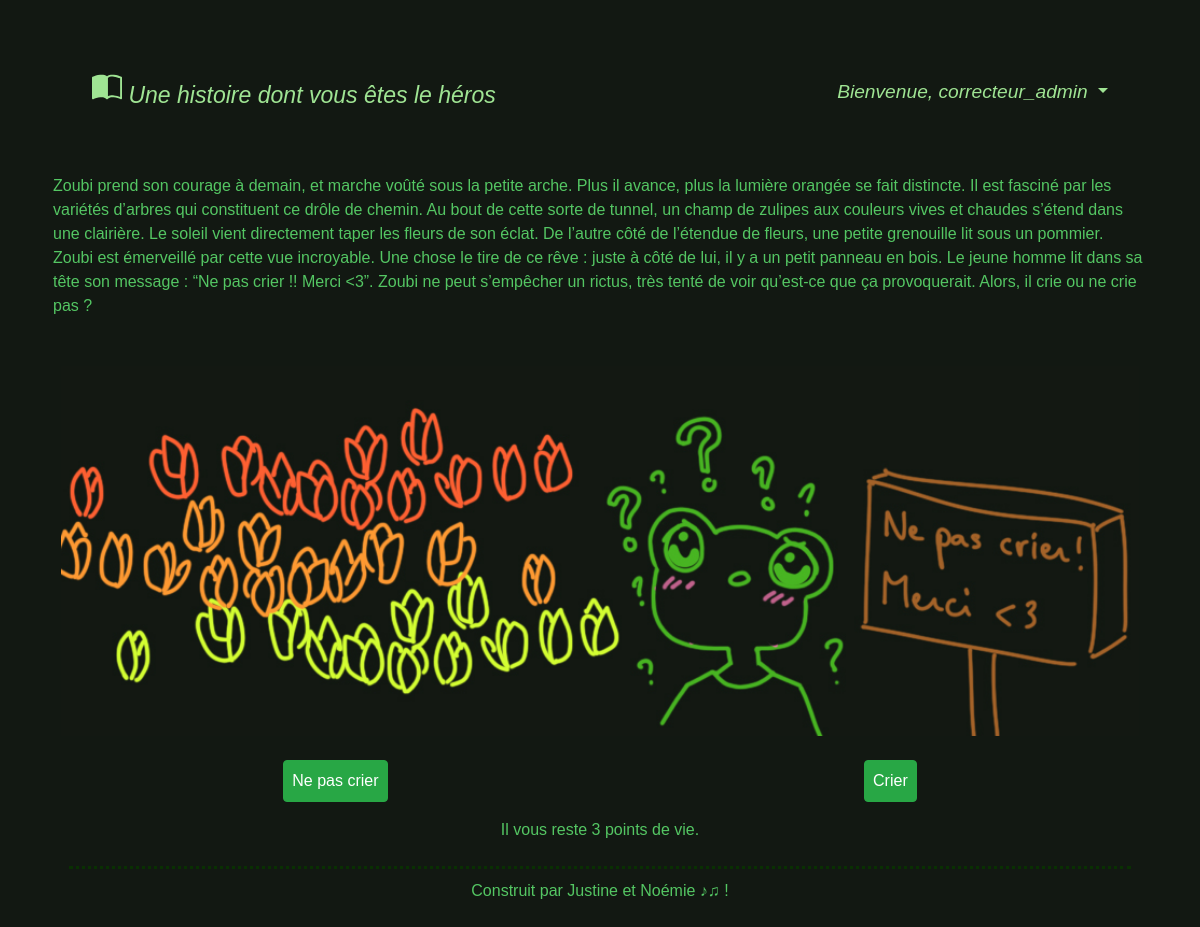
Page /php/jeu.php?id=13 (signed in) on the earlier database version.
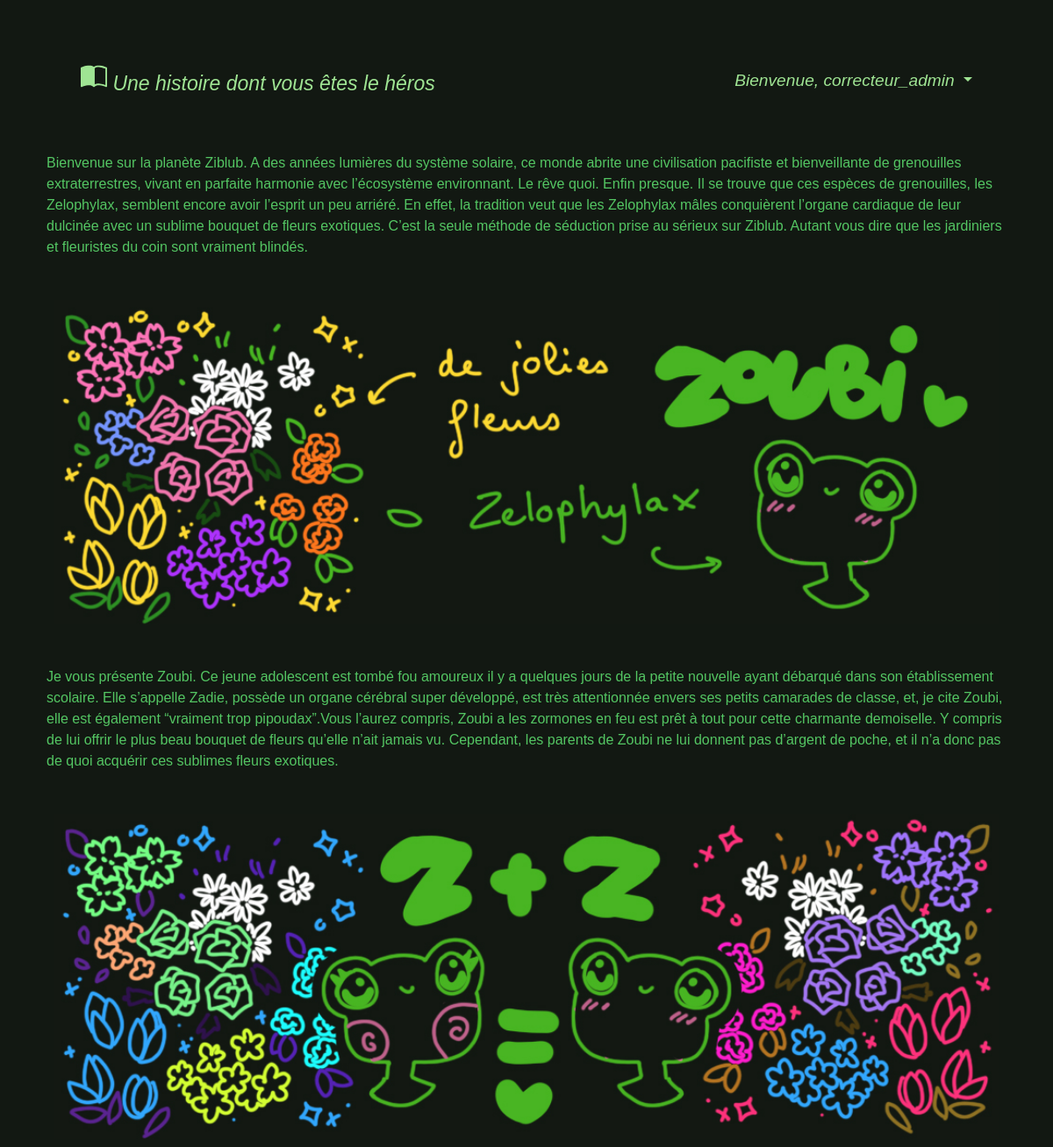
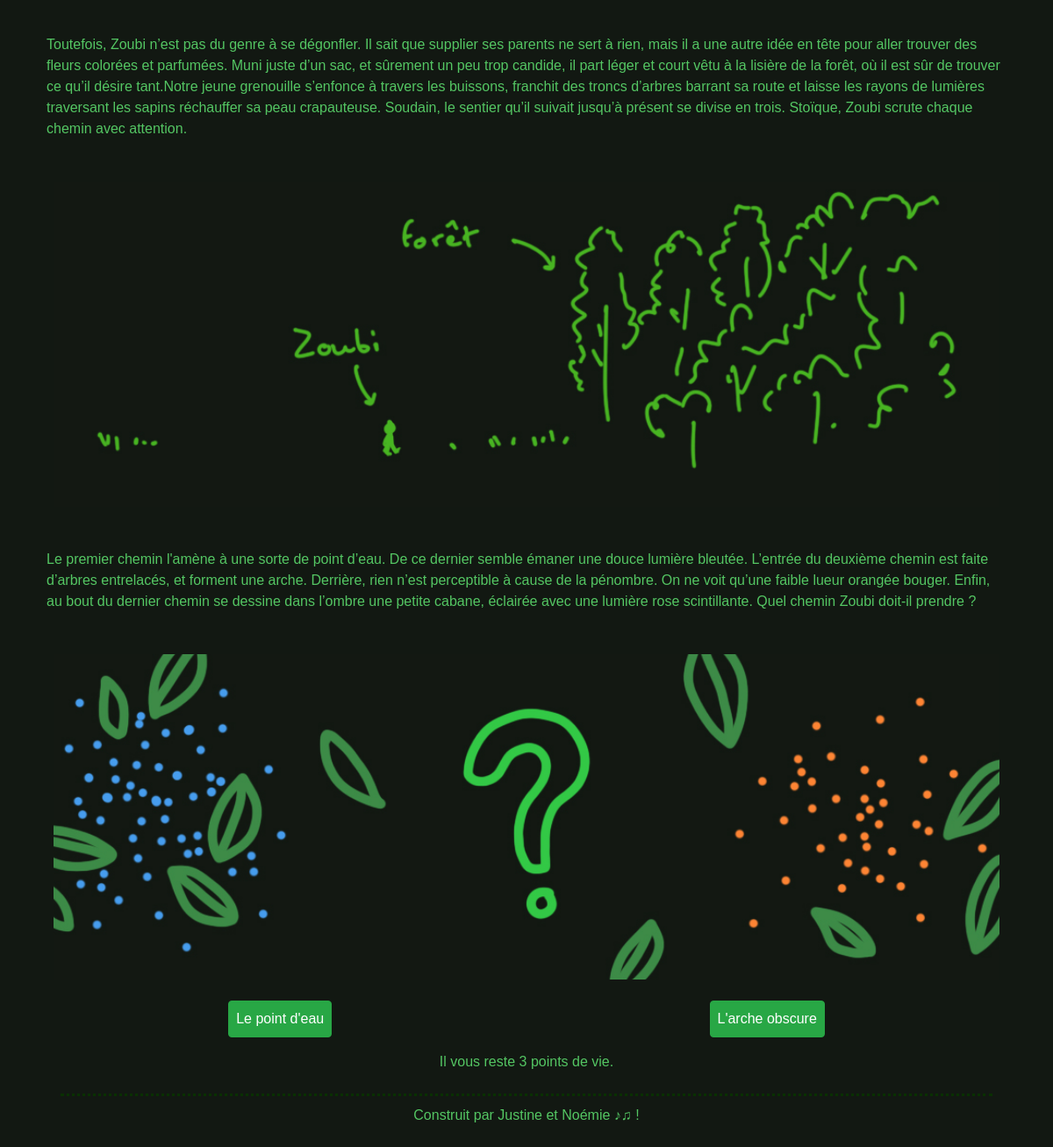
Same page on the later database version (2 pictures, top to bottom).
### tables this page shows
CREATE TABLE `page_hist` (
  `id_page` varchar(11) NOT NULL,
  `id_hist` int(11) NOT NULL,
  `para_1` varchar(2000) NOT NULL,
  `para_2` varchar(2000) DEFAULT NULL,
  `para_3` varchar(2000) DEFAULT NULL,
  `para_4` varchar(2000) DEFAULT NULL,
  `para_5` varchar(2000) DEFAULT NULL,
  `img_1` varchar(600) NOT NULL,
  `img_2` varchar(600) DEFAULT NULL,
  `img_3` varchar(600) DEFAULT NULL,
  `img_4` varchar(600) DEFAULT NULL,
  `img_5` varchar(600) DEFAULT NULL
);

CREATE TABLE `choix` (
  `id_page` varchar(11) NOT NULL,
  `id_page_cible` varchar(11) NOT NULL,
  `id_hist` int(11) NOT NULL,
  `contenu` varchar(100) NOT NULL,
  `nb_pdv_perdu` int(5) NOT NULL
);

### php/requetes.php (called while the page is built, shortened)
<?php
  function afficherInfosHistEnCours($BDD, $idUser, $idHist){
    $res = $BDD->prepare("SELECT * FROM hist_jouee WHERE id_user = :idUser and id_hist = :idHist");
    $res->execute(array(
      'idUser' => $idUser,
      'idHist' =>  $idHist
    ));
    return $res->fetch();
  }
  function afficherPageHistoire($BDD, $pageHist, $idHist){
    $res = $BDD->prepare("SELECT * FROM page_hist WHERE id_page = :idPage AND id_hist = :idHist");
    $res->execute(array(
      'idPage' => $pageHist,
      'idHist' => $idHist
    ));
    return $res->fetch();
  }
  function afficherChoixPage($BDD, $pageHist, $idHist){
    $res = $BDD->prepare("SELECT * FROM choix WHERE id_page = :idPage AND id_hist = :idHist");
    $res->execute(array(
      'idPage' => $pageHist,
      'idHist' => $idHist
    ));
    return $res->fetchAll();
  }
?>

### php/jeu.php (the view, shortened to what this page needs)
<?php
require_once("connect.php");
require_once('requetes.php');
?>
<!doctype html>
<html>
<?php include 'templatesHTML/head.php'; ?>
<body>
  <div class="container">
    <?php include 'templatesHTML/navbar.php';
    if ($BDD) {
      if (isset($_GET['id']) && !empty($_GET['id'])) {
        $infosHistEnCours = afficherInfosHistEnCours($BDD, $_SESSION['id_user'], $_SESSION['id_hist']);
        if(isset($infosHistEnCours) && !empty($infosHistEnCours)){
          $pageHist = $infosHistEnCours['choix_eff'];
        }
        else {
          $pageHist = '0';
        }
      }
      if (isset($_SESSION['id_hist']) && isset($pageHist) && (!empty($pageHist) || $pageHist == 0)) {
        $infosPage = afficherPageHistoire($BDD, $pageHist, $_SESSION['id_hist']);
        for ($i = 1; $i <= 5; $i++) {
          $para = "para_" . $i;
          $image = "img_" . $i;
          if (isset($infosPage[$para]) &&  $infosPage[$para]!= ' ' && !empty($infosPage[$para])) { ?>
            <div class='d-flex flex-row justify-content-center my-5 mx-2'>
              <?= $infosPage[$para]; ?>
            </div>
          <?php }
          if (isset($infosPage[$image]) && $infosPage[$image]!= ' ' && !empty($infosPage[$image])) { ?>
            <div class='d-flex flex-row justify-content-center m-3'>
              <img src="../images/<?= $_SESSION['nom_hist'] . '/' . $infosPage[$image]; ?>" alt="<?= "../images/" . $_SESSION['nom_hist'] . "/" . $infosPage[$image]; ?>" class="w-100" />
            </div>
          <?php }
        }
        if ($_SESSION['nbpv'] == 0) { ?>
          <div class='d-flex flex-column m-auto'>
            <div class="m-auto pb-1">
              Vous avez perdu...
            </div>
            <div class="m-auto pb-2">
              Vous avez fait les choix suivants : <?= $_SESSION['choix'] ;?>
            </div>
            <div class="m-auto">
              <a class="btn btn-default btn-success" href=<?= "fin.php" ?>>Fin de l'histoire</a>
            </div>
          </div>
        <?php }
        else {
          $choixPage = afficherChoixPage($BDD, $pageHist, $_SESSION['id_hist']);?>
          <div class='d-flex justify-content-center'>
            <?php foreach($choixPage as $choix) {
               if ($choix['id_page_cible'] == 'FIN') {
                 $_SESSION['gagne'] = 1 ;?>
                <div class='d-flex flex-column p-2 m-auto'>
                  <div class="m-auto pb-1">
                    Vous avez gagné !
                  </div>
                  <div class="m-auto pb-2">
                    Vous avez fait les choix suivants : <?= $_SESSION['choix'] ;?>
                  </div>
                  <div class="m-auto">
                    <a class="btn btn-default btn-success p-2" href=<?= "fin.php" ?>>Fin de l'histoire</a>
                  </div>
                </div>
              <?php break;
              }
              else {
                if(!empty($choix['contenu'])) {?>
                  <div class='flex-row m-auto'>
                    <a class="btn btn-default btn-success p-2 m-2" href=<?= "jeu.php?idPageCible=" . $choix['id_page_cible']; ?>> <?= $choix['contenu']; ?> </a>
                  </div>
                <?php }
                }
            } ?>
          </div>
          <div class='flex-row text-center mt-2'>
            Il vous reste <?= $_SESSION['nbpv'] ?> points de vie.
          </div>
    <?php }
      }
    } ?>
    <?php include 'templatesHTML/footer.php'; ?>
  </div>
</body>
</html>

Differences in the rows shown:
no longer on this page (row unchanged): page_hist: para_1 "Zoubi prend son courage à demain, et marche voûté sous la petite arche. Plus il avance, plus la lumière orangée se fait distincte. Il est fasciné par les variétés d’arbres qui constituent ce drôle de chemin. Au bout de cette sorte de tunnel, un champ de zulipes aux couleurs vives et chaudes s’étend dans une clairière. Le soleil vient directement taper les fleurs de son éclat. De l’autre côté de l’étendue de fleurs, une petite grenouille lit sous un pommier. Zoubi est émerveillé par cette vue incroyable. Une chose le tire de ce rêve : juste à côté de lui, il y a un petit panneau en bois. Le jeune homme lit dans sa tête son message : “Ne pas crier !! Merci <3”. Zoubi ne peut s’empêcher un…", img_1 (picture)
no longer on this page (row unchanged): choix: contenu "Ne pas crier"
no longer on this page (row unchanged): choix: contenu "Crier"
now on this page (row edited): page_hist: para_1 "Bienvenue sur la planète Ziblub. A des années lumières du système solaire, ce monde abrite une civilisation pacifiste et bienveillante de grenouilles extraterrestres, vivant en parfaite harmonie avec l’écosystème environnant. Le rêve quoi. Enfin presque. Il se trouve que ces espèces de grenouilles, les Zelophylax, semblent encore avoir l’esprit un peu arriéré. En effet, la tradition veut que les Zelophylax mâles conquièrent l’organe cardiaque de leur dulcinée avec un sublime bouquet de fleurs exotiques. C’est la seule méthode de séduction prise au sérieux sur Ziblub. Autant vous dire que les jardiniers et fleuristes du coin sont vraiment blindés.", img_1 (picture), para_2 "Je vous présente Zoubi. Ce jeune adolescent est tombé fou amoureux il y a quelques jours de la petite nouvelle ayant débarqué dans son établissement scolaire. Elle s’appelle Zadie, possède un organe cérébral super développé, est très attentionnée envers ses petits camarades de classe, et, je cite Zoubi, elle est également “vraiment trop pipoudax”.Vous l’aurez compris, Zoubi a les zormones en feu est prêt à tout pour cette charmante demoiselle. Y compris de lui offrir le plus beau bouquet de fleurs qu’elle n’ait jamais vu. Cependant, les parents de Zoubi ne lui donnent pas d’argent de poche, et il n’a donc pas de quoi acquérir ces sublimes fleurs exotiques.", img_2 (picture), para_3 "Toutefois, Zoubi n’est pas du genre à se dégonfler. Il sait que supplier ses parents ne sert à rien, mais il a une autre idée en tête pour aller trouver des fleurs colorées et parfumées. Muni juste d’un sac, et sûrement un peu trop candide, il part léger et court vêtu à la lisière de la forêt, où il est sûr de trouver ce qu’il désire tant.Notre jeune grenouille s’enfonce à travers les buissons, franchit des troncs d’arbres barrant sa route et laisse les rayons de lumières traversant les sapins réchauffer sa peau crapauteuse. Soudain, le sentier qu’il suivait jusqu’à présent se divise en trois. Stoïque, Zoubi scrute chaque chemin avec attention.", img_3 (picture), para_4 "Le premier chemin l'amène à une sorte de point d’eau. De ce dernier semble émaner une douce lumière bleutée. L’entrée du deuxième chemin est faite d’arbres entrelacés, et forment une arche. Derrière, rien n’est perceptible à cause de la pénombre. On ne voit qu’une faible lueur orangée bouger. Enfin, au bout du dernier chemin se dessine dans l’ombre une petite cabane, éclairée avec une lumière rose scintillante. Quel chemin Zoubi doit-il prendre ?", img_4 (picture)
now on this page (row edited): choix: contenu "Le point d'eau"
now on this page (row edited): choix: contenu "L'arche obscure"
